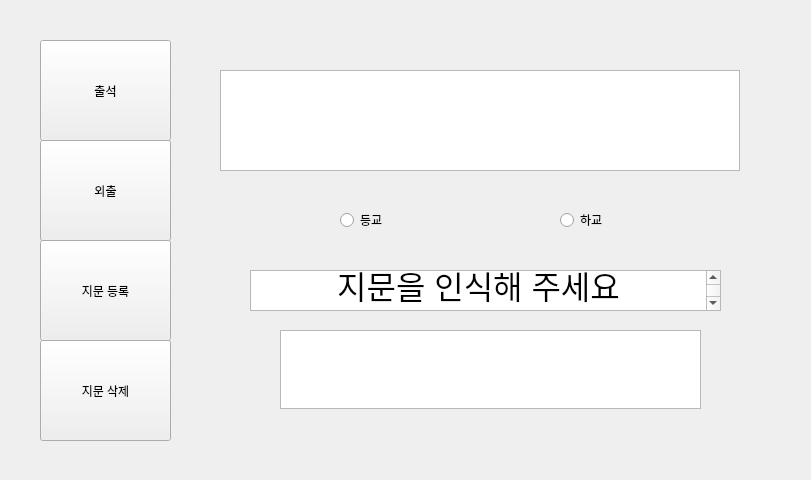
<?xml version="1.0" encoding="UTF-8"?>
<ui version="4.0">
 <class>MainWindow</class>
 <widget class="QMainWindow" name="MainWindow">
  <property name="geometry">
   <rect>
    <x>0</x>
    <y>0</y>
    <width>811</width>
    <height>480</height>
   </rect>
  </property>
  <property name="windowTitle">
   <string>MainWindow</string>
  </property>
  <widget class="QWidget" name="centralwidget">
   <widget class="QPushButton" name="fingerprint_button">
    <property name="geometry">
     <rect>
      <x>40</x>
      <y>40</y>
      <width>131</width>
      <height>101</height>
     </rect>
    </property>
    <property name="text">
     <string>출석</string>
    </property>
   </widget>
   <widget class="QPushButton" name="outing_button">
    <property name="geometry">
     <rect>
      <x>40</x>
      <y>140</y>
      <width>131</width>
      <height>101</height>
     </rect>
    </property>
    <property name="text">
     <string>외출</string>
    </property>
   </widget>
   <widget class="QPushButton" name="new_fingerprint_button">
    <property name="geometry">
     <rect>
      <x>40</x>
      <y>240</y>
      <width>131</width>
      <height>101</height>
     </rect>
    </property>
    <property name="text">
     <string>지문 등록</string>
    </property>
   </widget>
   <widget class="QPushButton" name="delete_fingerprint_button">
    <property name="geometry">
     <rect>
      <x>40</x>
      <y>340</y>
      <width>131</width>
      <height>101</height>
     </rect>
    </property>
    <property name="text">
     <string>지문 삭제</string>
    </property>
   </widget>
   <widget class="QStackedWidget" name="pages">
    <property name="geometry">
     <rect>
      <x>180</x>
      <y>40</y>
      <width>611</width>
      <height>391</height>
     </rect>
    </property>
    <property name="currentIndex">
     <number>0</number>
    </property>
    <widget class="QWidget" name="fingerprint_page">
     <widget class="QRadioButton" name="radioButton_going">
      <property name="geometry">
       <rect>
        <x>160</x>
        <y>170</y>
        <width>100</width>
        <height>20</height>
       </rect>
      </property>
      <property name="text">
       <string>등교</string>
      </property>
     </widget>
     <widget class="QRadioButton" name="radioButton_leaving">
      <property name="geometry">
       <rect>
        <x>380</x>
        <y>170</y>
        <width>100</width>
        <height>20</height>
       </rect>
      </property>
      <property name="text">
       <string>하교</string>
      </property>
     </widget>
     <widget class="QTextBrowser" name="textBrowser">
      <property name="geometry">
       <rect>
        <x>70</x>
        <y>230</y>
        <width>471</width>
        <height>41</height>
       </rect>
      </property>
      <property name="html">
       <string>&lt;!DOCTYPE HTML PUBLIC &quot;-//W3C//DTD HTML 4.0//EN&quot; &quot;http://www.w3.org/TR/REC-html40/strict.dtd&quot;&gt;
&lt;html&gt;&lt;head&gt;&lt;meta name=&quot;qrichtext&quot; content=&quot;1&quot; /&gt;&lt;style type=&quot;text/css&quot;&gt;
p, li { white-space: pre-wrap; }
&lt;/style&gt;&lt;/head&gt;&lt;body style=&quot; font-family:'.AppleSystemUIFont'; font-size:13pt; font-weight:400; font-style:normal;&quot;&gt;
&lt;p align=&quot;center&quot; style=&quot; margin-top:0px; margin-bottom:0px; margin-left:0px; margin-right:0px; -qt-block-indent:0; text-indent:0px;&quot;&gt;&lt;span style=&quot; font-size:24pt;&quot;&gt;지문을 인식해 주세요&lt;/span&gt;&lt;/p&gt;&lt;/body&gt;&lt;/html&gt;</string>
      </property>
     </widget>
     <widget class="QTextEdit" name="textEdit">
      <property name="geometry">
       <rect>
        <x>100</x>
        <y>290</y>
        <width>421</width>
        <height>79</height>
       </rect>
      </property>
     </widget>
     <widget class="QTextEdit" name="textEdit_date">
      <property name="geometry">
       <rect>
        <x>40</x>
        <y>30</y>
        <width>520</width>
        <height>101</height>
       </rect>
      </property>
     </widget>
    </widget>
    <widget class="QWidget" name="outing_page">
     <widget class="QRadioButton" name="radioButton_food">
      <property name="geometry">
       <rect>
        <x>120</x>
        <y>170</y>
        <width>100</width>
        <height>20</height>
       </rect>
      </property>
      <property name="text">
       <string>식사 </string>
      </property>
     </widget>
     <widget class="QRadioButton" name="radioButton_lib">
      <property name="geometry">
       <rect>
        <x>270</x>
        <y>170</y>
        <width>100</width>
        <height>20</height>
       </rect>
      </property>
      <property name="text">
       <string>도서관</string>
      </property>
     </widget>
     <widget class="QRadioButton" name="radioButton_else">
      <property name="geometry">
       <rect>
        <x>420</x>
        <y>170</y>
        <width>100</width>
        <height>20</height>
       </rect>
      </property>
      <property name="text">
       <string>기타</string>
      </property>
     </widget>
     <widget class="QTextBrowser" name="textBrowser_outing">
      <property name="geometry">
       <rect>
        <x>70</x>
        <y>230</y>
        <width>471</width>
        <height>41</height>
       </rect>
      </property>
      <property name="html">
       <string>&lt;!DOCTYPE HTML PUBLIC &quot;-//W3C//DTD HTML 4.0//EN&quot; &quot;http://www.w3.org/TR/REC-html40/strict.dtd&quot;&gt;
&lt;html&gt;&lt;head&gt;&lt;meta name=&quot;qrichtext&quot; content=&quot;1&quot; /&gt;&lt;style type=&quot;text/css&quot;&gt;
p, li { white-space: pre-wrap; }
&lt;/style&gt;&lt;/head&gt;&lt;body style=&quot; font-family:'.AppleSystemUIFont'; font-size:13pt; font-weight:400; font-style:normal;&quot;&gt;
&lt;p align=&quot;center&quot; style=&quot; margin-top:0px; margin-bottom:0px; margin-left:0px; margin-right:0px; -qt-block-indent:0; text-indent:0px;&quot;&gt;&lt;span style=&quot; font-size:24pt;&quot;&gt;지문을 인식해 주세요&lt;/span&gt;&lt;/p&gt;&lt;/body&gt;&lt;/html&gt;</string>
      </property>
     </widget>
     <widget class="QTextEdit" name="textEdit_outing">
      <property name="geometry">
       <rect>
        <x>100</x>
        <y>290</y>
        <width>421</width>
        <height>79</height>
       </rect>
      </property>
     </widget>
     <widget class="QTextEdit" name="textEdit_date_outing">
      <property name="geometry">
       <rect>
        <x>40</x>
        <y>30</y>
        <width>520</width>
        <height>101</height>
       </rect>
      </property>
     </widget>
    </widget>
    <widget class="QWidget" name="new_fingerprint_page">
     <widget class="QTextEdit" name="textEdit_new">
      <property name="geometry">
       <rect>
        <x>100</x>
        <y>50</y>
        <width>421</width>
        <height>79</height>
       </rect>
      </property>
      <property name="html">
       <string>&lt;!DOCTYPE HTML PUBLIC &quot;-//W3C//DTD HTML 4.0//EN&quot; &quot;http://www.w3.org/TR/REC-html40/strict.dtd&quot;&gt;
&lt;html&gt;&lt;head&gt;&lt;meta name=&quot;qrichtext&quot; content=&quot;1&quot; /&gt;&lt;style type=&quot;text/css&quot;&gt;
p, li { white-space: pre-wrap; }
&lt;/style&gt;&lt;/head&gt;&lt;body style=&quot; font-family:'.AppleSystemUIFont'; font-size:13pt; font-weight:400; font-style:normal;&quot;&gt;
&lt;p align=&quot;center&quot; style=&quot; margin-top:0px; margin-bottom:0px; margin-left:0px; margin-right:0px; -qt-block-indent:0; text-indent:0px;&quot;&gt;&lt;span style=&quot; font-size:24pt;&quot;&gt;학번을 입력해주세요&lt;/span&gt;&lt;/p&gt;&lt;/body&gt;&lt;/html&gt;</string>
      </property>
     </widget>
     <widget class="QPushButton" name="pushButton_1_new">
      <property name="geometry">
       <rect>
        <x>10</x>
        <y>170</y>
        <width>100</width>
        <height>100</height>
       </rect>
      </property>
      <property name="text">
       <string>1</string>
      </property>
     </widget>
     <widget class="QPushButton" name="pushButton_2_new">
      <property name="geometry">
       <rect>
        <x>110</x>
        <y>170</y>
        <width>100</width>
        <height>100</height>
       </rect>
      </property>
      <property name="text">
       <string>2</string>
      </property>
     </widget>
     <widget class="QPushButton" name="pushButton_3_new">
      <property name="geometry">
       <rect>
        <x>210</x>
        <y>170</y>
        <width>100</width>
        <height>100</height>
       </rect>
      </property>
      <property name="text">
       <string>3</string>
      </property>
     </widget>
     <widget class="QPushButton" name="pushButton_4_new">
      <property name="geometry">
       <rect>
        <x>310</x>
        <y>170</y>
        <width>100</width>
        <height>100</height>
       </rect>
      </property>
      <property name="text">
       <string>4</string>
      </property>
     </widget>
     <widget class="QPushButton" name="pushButton_5_new">
      <property name="geometry">
       <rect>
        <x>410</x>
        <y>170</y>
        <width>100</width>
        <height>100</height>
       </rect>
      </property>
      <property name="text">
       <string>5</string>
      </property>
     </widget>
     <widget class="QPushButton" name="pushButton_back_new">
      <property name="geometry">
       <rect>
        <x>510</x>
        <y>170</y>
        <width>100</width>
        <height>100</height>
       </rect>
      </property>
      <property name="text">
       <string>&lt;-</string>
      </property>
     </widget>
     <widget class="QPushButton" name="pushButton_6_new">
      <property name="geometry">
       <rect>
        <x>10</x>
        <y>280</y>
        <width>100</width>
        <height>100</height>
       </rect>
      </property>
      <property name="text">
       <string>6</string>
      </property>
     </widget>
     <widget class="QPushButton" name="pushButton_7_new">
      <property name="geometry">
       <rect>
        <x>110</x>
        <y>280</y>
        <width>100</width>
        <height>100</height>
       </rect>
      </property>
      <property name="text">
       <string>7</string>
      </property>
     </widget>
     <widget class="QPushButton" name="pushButton_8_new">
      <property name="geometry">
       <rect>
        <x>210</x>
        <y>280</y>
        <width>100</width>
        <height>100</height>
       </rect>
      </property>
      <property name="text">
       <string>8</string>
      </property>
     </widget>
     <widget class="QPushButton" name="pushButton_9_new">
      <property name="geometry">
       <rect>
        <x>310</x>
        <y>280</y>
        <width>100</width>
        <height>100</height>
       </rect>
      </property>
      <property name="text">
       <string>9</string>
      </property>
     </widget>
     <widget class="QPushButton" name="pushButton_0_new">
      <property name="geometry">
       <rect>
        <x>410</x>
        <y>280</y>
        <width>100</width>
        <height>100</height>
       </rect>
      </property>
      <property name="text">
       <string>0</string>
      </property>
     </widget>
     <widget class="QPushButton" name="pushButton_check_1_new">
      <property name="geometry">
       <rect>
        <x>510</x>
        <y>280</y>
        <width>100</width>
        <height>100</height>
       </rect>
      </property>
      <property name="text">
       <string>확인</string>
      </property>
     </widget>
    </widget>
    <widget class="QWidget" name="delete_fingerprint_page">
     <widget class="QTextEdit" name="textEdit_delete">
      <property name="geometry">
       <rect>
        <x>100</x>
        <y>50</y>
        <width>421</width>
        <height>79</height>
       </rect>
      </property>
      <property name="html">
       <string>&lt;!DOCTYPE HTML PUBLIC &quot;-//W3C//DTD HTML 4.0//EN&quot; &quot;http://www.w3.org/TR/REC-html40/strict.dtd&quot;&gt;
&lt;html&gt;&lt;head&gt;&lt;meta name=&quot;qrichtext&quot; content=&quot;1&quot; /&gt;&lt;style type=&quot;text/css&quot;&gt;
p, li { white-space: pre-wrap; }
&lt;/style&gt;&lt;/head&gt;&lt;body style=&quot; font-family:'.AppleSystemUIFont'; font-size:13pt; font-weight:400; font-style:normal;&quot;&gt;
&lt;p align=&quot;center&quot; style=&quot; margin-top:0px; margin-bottom:0px; margin-left:0px; margin-right:0px; -qt-block-indent:0; text-indent:0px;&quot;&gt;&lt;span style=&quot; font-size:24pt;&quot;&gt;학번을 입력해주세요&lt;/span&gt;&lt;/p&gt;&lt;/body&gt;&lt;/html&gt;</string>
      </property>
     </widget>
     <widget class="QPushButton" name="pushButton_1_delete">
      <property name="geometry">
       <rect>
        <x>10</x>
        <y>170</y>
        <width>100</width>
        <height>100</height>
       </rect>
      </property>
      <property name="text">
       <string>1</string>
      </property>
     </widget>
     <widget class="QPushButton" name="pushButton_2_delete">
      <property name="geometry">
       <rect>
        <x>110</x>
        <y>170</y>
        <width>100</width>
        <height>100</height>
       </rect>
      </property>
      <property name="text">
       <string>2</string>
      </property>
     </widget>
     <widget class="QPushButton" name="pushButton_3_delete">
      <property name="geometry">
       <rect>
        <x>210</x>
        <y>170</y>
        <width>100</width>
        <height>100</height>
       </rect>
      </property>
      <property name="text">
       <string>3</string>
      </property>
     </widget>
     <widget class="QPushButton" name="pushButton_4_delete">
      <property name="geometry">
       <rect>
        <x>310</x>
        <y>170</y>
        <width>100</width>
        <height>100</height>
       </rect>
      </property>
      <property name="text">
       <string>4</string>
      </property>
     </widget>
     <widget class="QPushButton" name="pushButton_5_delete">
      <property name="geometry">
       <rect>
        <x>410</x>
        <y>170</y>
        <width>100</width>
        <height>100</height>
       </rect>
      </property>
      <property name="text">
       <string>5</string>
      </property>
     </widget>
     <widget class="QPushButton" name="pushButton_back_delete">
      <property name="geometry">
       <rect>
        <x>510</x>
        <y>170</y>
        <width>100</width>
        <height>100</height>
       </rect>
      </property>
      <property name="text">
       <string>&lt;-</string>
      </property>
     </widget>
     <widget class="QPushButton" name="pushButton_6_delete">
      <property name="geometry">
       <rect>
        <x>10</x>
        <y>280</y>
        <width>100</width>
        <height>100</height>
       </rect>
      </property>
      <property name="text">
       <string>6</string>
      </property>
     </widget>
     <widget class="QPushButton" name="pushButton_7_delete">
      <property name="geometry">
       <rect>
        <x>110</x>
        <y>280</y>
        <width>100</width>
        <height>100</height>
       </rect>
      </property>
      <property name="text">
       <string>7</string>
      </property>
     </widget>
     <widget class="QPushButton" name="pushButton_8_delete">
      <property name="geometry">
       <rect>
        <x>210</x>
        <y>280</y>
        <width>100</width>
        <height>100</height>
       </rect>
      </property>
      <property name="text">
       <string>8</string>
      </property>
     </widget>
     <widget class="QPushButton" name="pushButton_9_delete">
      <property name="geometry">
       <rect>
        <x>310</x>
        <y>280</y>
        <width>100</width>
        <height>100</height>
       </rect>
      </property>
      <property name="text">
       <string>9</string>
      </property>
     </widget>
     <widget class="QPushButton" name="pushButton_0_delete">
      <property name="geometry">
       <rect>
        <x>410</x>
        <y>280</y>
        <width>100</width>
        <height>100</height>
       </rect>
      </property>
      <property name="text">
       <string>0</string>
      </property>
     </widget>
     <widget class="QPushButton" name="pushButton_check_delete">
      <property name="geometry">
       <rect>
        <x>510</x>
        <y>280</y>
        <width>100</width>
        <height>100</height>
       </rect>
      </property>
      <property name="text">
       <string>확인</string>
      </property>
     </widget>
    </widget>
   </widget>
  </widget>
 </widget>
 <resources/>
 <connections/>
</ui>
